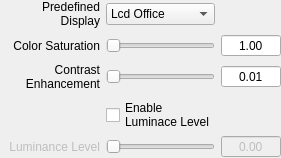
          <widget class="QWidget" name="page_mantiuk08">
           <property name="sizePolicy">
            <sizepolicy hsizetype="Preferred" vsizetype="Minimum">
             <horstretch>0</horstretch>
             <verstretch>0</verstretch>
            </sizepolicy>
           </property>
           <layout class="QGridLayout" name="gridLayout_5">
            <property name="margin">
             <number>0</number>
            </property>
            <item row="0" column="0">
             <layout class="QGridLayout" name="gridLayout">
              <item row="0" column="0">
               <widget class="QLabel" name="label_6">
                <property name="minimumSize">
                 <size>
                  <width>100</width>
                  <height>0</height>
                 </size>
                </property>
                <property name="maximumSize">
                 <size>
                  <width>100</width>
                  <height>16777215</height>
                 </size>
                </property>
                <property name="text">
                 <string>Predefined Display</string>
                </property>
                <property name="alignment">
                 <set>Qt::AlignRight|Qt::AlignTrailing|Qt::AlignVCenter</set>
                </property>
                <property name="wordWrap">
                 <bool>true</bool>
                </property>
               </widget>
              </item>
              <item row="0" column="1">
               <widget class="QComboBox" name="displayComboBox">
                <property name="sizePolicy">
                 <sizepolicy hsizetype="Expanding" vsizetype="Fixed">
                  <horstretch>0</horstretch>
                  <verstretch>0</verstretch>
                 </sizepolicy>
                </property>
                <item>
                 <property name="text">
                  <string>Lcd Office</string>
                 </property>
                </item>
                <item>
                 <property name="text">
                  <string>Lcd</string>
                 </property>
                </item>
                <item>
                 <property name="text">
                  <string>Lcd Bright</string>
                 </property>
                </item>
                <item>
                 <property name="text">
                  <string>CRT</string>
                 </property>
                </item>
               </widget>
              </item>
              <item row="1" column="0">
               <widget class="QLabel" name="label_3">
                <property name="minimumSize">
                 <size>
                  <width>100</width>
                  <height>0</height>
                 </size>
                </property>
                <property name="maximumSize">
                 <size>
                  <width>100</width>
                  <height>16777215</height>
                 </size>
                </property>
                <property name="text">
                 <string>Color Saturation</string>
                </property>
                <property name="alignment">
                 <set>Qt::AlignRight|Qt::AlignTrailing|Qt::AlignVCenter</set>
                </property>
                <property name="wordWrap">
                 <bool>true</bool>
                </property>
               </widget>
              </item>
              <item row="2" column="0">
               <widget class="QLabel" name="label_4">
                <property name="minimumSize">
                 <size>
                  <width>100</width>
                  <height>0</height>
                 </size>
                </property>
                <property name="maximumSize">
                 <size>
                  <width>100</width>
                  <height>16777215</height>
                 </size>
                </property>
                <property name="text">
                 <string>Contrast Enhancement</string>
                </property>
                <property name="alignment">
                 <set>Qt::AlignRight|Qt::AlignTrailing|Qt::AlignVCenter</set>
                </property>
                <property name="wordWrap">
                 <bool>true</bool>
                </property>
               </widget>
              </item>
              <item row="3" column="1">
               <widget class="QCheckBox" name="luminanceLevelCheckBox">
                <property name="sizePolicy">
                 <sizepolicy hsizetype="MinimumExpanding" vsizetype="Fixed">
                  <horstretch>0</horstretch>
                  <verstretch>0</verstretch>
                 </sizepolicy>
                </property>
                <property name="minimumSize">
                 <size>
                  <width>0</width>
                  <height>32</height>
                 </size>
                </property>
                <property name="maximumSize">
                 <size>
                  <width>16777215</width>
                  <height>28</height>
                 </size>
                </property>
                <property name="text">
                 <string>Enable
Luminace Level</string>
                </property>
               </widget>
              </item>
              <item row="4" column="0">
               <widget class="QLabel" name="label_5">
                <property name="enabled">
                 <bool>false</bool>
                </property>
                <property name="minimumSize">
                 <size>
                  <width>100</width>
                  <height>0</height>
                 </size>
                </property>
                <property name="maximumSize">
                 <size>
                  <width>100</width>
                  <height>16777215</height>
                 </size>
                </property>
                <property name="text">
                 <string>Luminance Level</string>
                </property>
                <property name="alignment">
                 <set>Qt::AlignRight|Qt::AlignTrailing|Qt::AlignVCenter</set>
                </property>
                <property name="wordWrap">
                 <bool>true</bool>
                </property>
               </widget>
              </item>
              <item row="4" column="2">
               <widget class="QDoubleSpinBox" name="luminanceLevelDSB">
                <property name="enabled">
                 <bool>false</bool>
                </property>
                <property name="minimumSize">
                 <size>
                  <width>60</width>
                  <height>0</height>
                 </size>
                </property>
                <property name="maximumSize">
                 <size>
                  <width>60</width>
                  <height>16777215</height>
                 </size>
                </property>
                <property name="alignment">
                 <set>Qt::AlignCenter</set>
                </property>
                <property name="buttonSymbols">
                 <enum>QAbstractSpinBox::NoButtons</enum>
                </property>
                <property name="maximum">
                 <double>100.000000000000000</double>
                </property>
               </widget>
              </item>
              <item row="4" column="1">
               <widget class="QSlider" name="luminanceLevelSlider">
                <property name="enabled">
                 <bool>false</bool>
                </property>
                <property name="maximum">
                 <number>100</number>
                </property>
                <property name="orientation">
                 <enum>Qt::Horizontal</enum>
                </property>
               </widget>
              </item>
              <item row="2" column="2">
               <widget class="QDoubleSpinBox" name="contrastEnhancementDSB">
                <property name="minimumSize">
                 <size>
                  <width>60</width>
                  <height>0</height>
                 </size>
                </property>
                <property name="maximumSize">
                 <size>
                  <width>60</width>
                  <height>16777215</height>
                 </size>
                </property>
                <property name="alignment">
                 <set>Qt::AlignCenter</set>
                </property>
                <property name="buttonSymbols">
                 <enum>QAbstractSpinBox::NoButtons</enum>
                </property>
                <property name="minimum">
                 <double>0.010000000000000</double>
                </property>
                <property name="maximum">
                 <double>10.000000000000000</double>
                </property>
                <property name="singleStep">
                 <double>0.100000000000000</double>
                </property>
               </widget>
              </item>
              <item row="2" column="1">
               <widget class="QSlider" name="contrastEnhancementSlider">
                <property name="maximum">
                 <number>100</number>
                </property>
                <property name="orientation">
                 <enum>Qt::Horizontal</enum>
                </property>
               </widget>
              </item>
              <item row="1" column="2">
               <widget class="QDoubleSpinBox" name="colorSaturationDSB">
                <property name="minimumSize">
                 <size>
                  <width>60</width>
                  <height>0</height>
                 </size>
                </property>
                <property name="maximumSize">
                 <size>
                  <width>60</width>
                  <height>16777215</height>
                 </size>
                </property>
                <property name="alignment">
                 <set>Qt::AlignCenter</set>
                </property>
                <property name="buttonSymbols">
                 <enum>QAbstractSpinBox::NoButtons</enum>
                </property>
                <property name="maximum">
                 <double>2.000000000000000</double>
                </property>
                <property name="singleStep">
                 <double>0.100000000000000</double>
                </property>
                <property name="value">
                 <double>1.000000000000000</double>
                </property>
               </widget>
              </item>
              <item row="1" column="1">
               <widget class="QSlider" name="colorSaturationSlider">
                <property name="maximum">
                 <number>100</number>
                </property>
                <property name="orientation">
                 <enum>Qt::Horizontal</enum>
                </property>
               </widget>
              </item>
              <item row="5" column="1">
               <spacer name="verticalSpacer_4">
                <property name="orientation">
                 <enum>Qt::Vertical</enum>
                </property>
                <property name="sizeHint" stdset="0">
                 <size>
                  <width>0</width>
                  <height>0</height>
                 </size>
                </property>
               </spacer>
              </item>
             </layout>
            </item>
           </layout>
          </widget>
